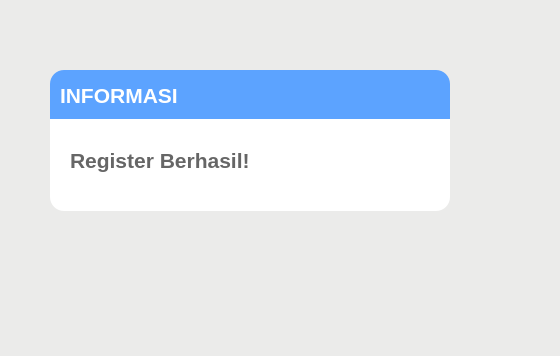
<?xml version="1.0" encoding="UTF-8"?>
<ui version="4.0">
 <class>Dialog_Regist_Sukses</class>
 <widget class="QWidget" name="Dialog_Regist_Sukses">
  <property name="geometry">
   <rect>
    <x>0</x>
    <y>0</y>
    <width>560</width>
    <height>356</height>
   </rect>
  </property>
  <property name="windowTitle">
   <string>Form</string>
  </property>
  <property name="styleSheet">
   <string notr="true">background-color: #ebebea;</string>
  </property>
  <widget class="QLabel" name="label">
   <property name="geometry">
    <rect>
     <x>50</x>
     <y>90</y>
     <width>400</width>
     <height>121</height>
    </rect>
   </property>
   <property name="styleSheet">
    <string notr="true">background-color: #ffffff;
border-radius: 14px;</string>
   </property>
   <property name="text">
    <string/>
   </property>
  </widget>
  <widget class="QLabel" name="label1">
   <property name="geometry">
    <rect>
     <x>70</x>
     <y>140</y>
     <width>191</width>
     <height>41</height>
    </rect>
   </property>
   <property name="font">
    <font>
     <family>Nirmala UI</family>
     <pointsize>16</pointsize>
     <weight>75</weight>
     <bold>true</bold>
    </font>
   </property>
   <property name="styleSheet">
    <string notr="true">color: #666666;
background-color: transparent;</string>
   </property>
   <property name="text">
    <string>Register Berhasil!</string>
   </property>
  </widget>
  <widget class="QLabel" name="label_2">
   <property name="geometry">
    <rect>
     <x>50</x>
     <y>70</y>
     <width>400</width>
     <height>47</height>
    </rect>
   </property>
   <property name="font">
    <font>
     <family>Nirmala UI</family>
     <pointsize>14</pointsize>
     <weight>75</weight>
     <bold>true</bold>
    </font>
   </property>
   <property name="styleSheet">
    <string notr="true">background-color: #5ca3ff;
border-radius: 14px;
color: #ffffff;</string>
   </property>
   <property name="text">
    <string/>
   </property>
  </widget>
  <widget class="QLabel" name="lbl_Information">
   <property name="geometry">
    <rect>
     <x>60</x>
     <y>80</y>
     <width>141</width>
     <height>31</height>
    </rect>
   </property>
   <property name="font">
    <font>
     <family>Nirmala UI</family>
     <pointsize>16</pointsize>
     <weight>75</weight>
     <bold>true</bold>
    </font>
   </property>
   <property name="styleSheet">
    <string notr="true">background-color:transparent;
color:#ffffff;</string>
   </property>
   <property name="text">
    <string>INFORMASI</string>
   </property>
  </widget>
  <widget class="QLabel" name="label_3">
   <property name="geometry">
    <rect>
     <x>50</x>
     <y>100</y>
     <width>400</width>
     <height>19</height>
    </rect>
   </property>
   <property name="styleSheet">
    <string notr="true">background-color: #5ca3ff;
</string>
   </property>
   <property name="text">
    <string/>
   </property>
  </widget>
  <zorder>label</zorder>
  <zorder>label1</zorder>
  <zorder>label_2</zorder>
  <zorder>label_3</zorder>
  <zorder>lbl_Information</zorder>
 </widget>
 <resources/>
 <connections/>
</ui>
